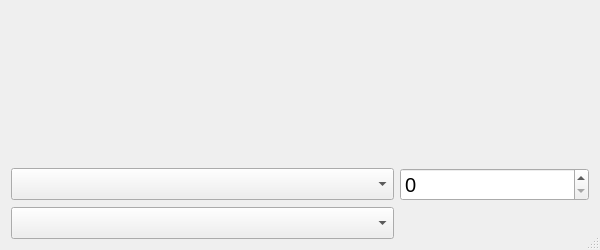
<?xml version="1.0" encoding="UTF-8"?>
<ui version="4.0">
 <class>Dialog</class>
 <widget class="QDialog" name="Dialog">
  <property name="geometry">
   <rect>
    <x>0</x>
    <y>0</y>
    <width>600</width>
    <height>250</height>
   </rect>
  </property>
  <property name="minimumSize">
   <size>
    <width>600</width>
    <height>250</height>
   </size>
  </property>
  <property name="maximumSize">
   <size>
    <width>600</width>
    <height>250</height>
   </size>
  </property>
  <property name="windowTitle">
   <string>Dialog</string>
  </property>
  <property name="sizeGripEnabled">
   <bool>true</bool>
  </property>
  <layout class="QGridLayout" name="gridLayout">
   <item row="1" column="2">
    <widget class="QSpinBox" name="fromspinBox">
     <property name="font">
      <font>
       <pointsize>15</pointsize>
      </font>
     </property>
    </widget>
   </item>
   <item row="3" column="0" colspan="2">
    <widget class="QComboBox" name="tocomboBox">
     <property name="font">
      <font>
       <pointsize>15</pointsize>
      </font>
     </property>
    </widget>
   </item>
   <item row="1" column="0" colspan="2">
    <widget class="QComboBox" name="fromcomboBox">
     <property name="font">
      <font>
       <pointsize>15</pointsize>
      </font>
     </property>
    </widget>
   </item>
   <item row="3" column="2">
    <widget class="QLabel" name="tolabel">
     <property name="font">
      <font>
       <pointsize>15</pointsize>
      </font>
     </property>
     <property name="text">
      <string/>
     </property>
    </widget>
   </item>
   <item row="0" column="0" colspan="3">
    <widget class="QLabel" name="datelabel">
     <property name="font">
      <font>
       <pointsize>15</pointsize>
      </font>
     </property>
     <property name="text">
      <string/>
     </property>
    </widget>
   </item>
  </layout>
 </widget>
 <resources/>
 <connections/>
</ui>
